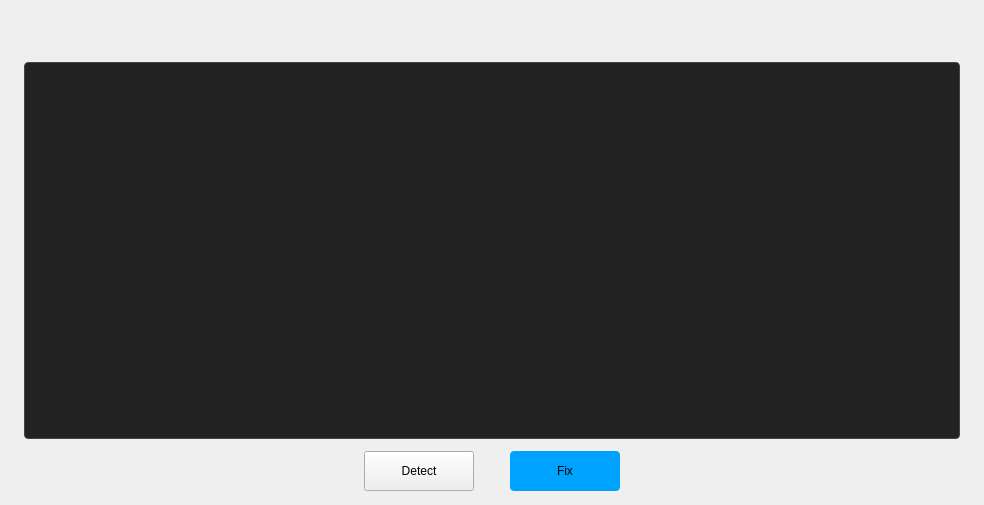
<?xml version="1.0" encoding="UTF-8"?>
<ui version="4.0">
 <class>VulnerabilityPage</class>
 <widget class="QWidget" name="VulnerabilityPage">
  <property name="geometry">
   <rect>
    <x>0</x>
    <y>0</y>
    <width>984</width>
    <height>505</height>
   </rect>
  </property>
  <property name="windowTitle">
   <string>Vulnerability manager</string>
  </property>
  <layout class="QVBoxLayout" name="verticalLayout">
   <property name="spacing">
    <number>10</number>
   </property>
   <property name="leftMargin">
    <number>24</number>
   </property>
   <property name="topMargin">
    <number>16</number>
   </property>
   <property name="rightMargin">
    <number>24</number>
   </property>
   <property name="bottomMargin">
    <number>16</number>
   </property>
   <item>
    <widget class="QWidget" name="widget" native="true">
     <property name="sizePolicy">
      <sizepolicy hsizetype="Preferred" vsizetype="Preferred">
       <horstretch>0</horstretch>
       <verstretch>0</verstretch>
      </sizepolicy>
     </property>
     <property name="minimumSize">
      <size>
       <width>0</width>
       <height>0</height>
      </size>
     </property>
     <property name="maximumSize">
      <size>
       <width>16777215</width>
       <height>16777215</height>
      </size>
     </property>
     <layout class="QHBoxLayout" name="horizontalLayout">
      <property name="spacing">
       <number>0</number>
      </property>
      <property name="leftMargin">
       <number>0</number>
      </property>
      <property name="topMargin">
       <number>0</number>
      </property>
      <property name="rightMargin">
       <number>0</number>
      </property>
      <property name="bottomMargin">
       <number>0</number>
      </property>
     </layout>
    </widget>
   </item>
   <item>
    <widget class="QWidget" name="widget_2" native="true">
     <property name="sizePolicy">
      <sizepolicy hsizetype="Preferred" vsizetype="Preferred">
       <horstretch>0</horstretch>
       <verstretch>0</verstretch>
      </sizepolicy>
     </property>
     <property name="maximumSize">
      <size>
       <width>16777215</width>
       <height>16777215</height>
      </size>
     </property>
     <layout class="QHBoxLayout" name="horizontalLayout_2">
      <property name="spacing">
       <number>0</number>
      </property>
      <property name="leftMargin">
       <number>0</number>
      </property>
      <property name="topMargin">
       <number>0</number>
      </property>
      <property name="rightMargin">
       <number>0</number>
      </property>
      <property name="bottomMargin">
       <number>6</number>
      </property>
      <item>
       <spacer name="horizontalSpacer">
        <property name="orientation">
         <enum>Qt::Horizontal</enum>
        </property>
        <property name="sizeHint" stdset="0">
         <size>
          <width>40</width>
          <height>20</height>
         </size>
        </property>
       </spacer>
      </item>
     </layout>
    </widget>
   </item>
   <item>
    <layout class="QHBoxLayout" name="horizontalLayout_10">
     <item>
      <widget class="QTextBrowser" name="textBrowser">
       <property name="styleSheet">
        <string notr="true">background-color: rgb(34, 34, 34);
color: rgb(255, 255, 255);
gridline-color: rgb(69, 69, 69);
border:1px solid #454545;
border-radius:4px;</string>
       </property>
      </widget>
     </item>
    </layout>
   </item>
   <item>
    <layout class="QHBoxLayout" name="horizontalLayout_3">
     <property name="spacing">
      <number>36</number>
     </property>
     <item>
      <spacer name="horizontalSpacer_3">
       <property name="orientation">
        <enum>Qt::Horizontal</enum>
       </property>
       <property name="sizeHint" stdset="0">
        <size>
         <width>40</width>
         <height>20</height>
        </size>
       </property>
      </spacer>
     </item>
     <item>
      <widget class="QPushButton" name="m_detect">
       <property name="sizePolicy">
        <sizepolicy hsizetype="Fixed" vsizetype="Fixed">
         <horstretch>0</horstretch>
         <verstretch>0</verstretch>
        </sizepolicy>
       </property>
       <property name="minimumSize">
        <size>
         <width>110</width>
         <height>40</height>
        </size>
       </property>
       <property name="maximumSize">
        <size>
         <width>16777215</width>
         <height>36</height>
        </size>
       </property>
       <property name="cursor">
        <cursorShape>PointingHandCursor</cursorShape>
       </property>
       <property name="text">
        <string>Detect</string>
       </property>
      </widget>
     </item>
     <item>
      <widget class="QPushButton" name="m_fix">
       <property name="sizePolicy">
        <sizepolicy hsizetype="Fixed" vsizetype="Fixed">
         <horstretch>0</horstretch>
         <verstretch>0</verstretch>
        </sizepolicy>
       </property>
       <property name="minimumSize">
        <size>
         <width>110</width>
         <height>40</height>
        </size>
       </property>
       <property name="maximumSize">
        <size>
         <width>16777215</width>
         <height>36</height>
        </size>
       </property>
       <property name="cursor">
        <cursorShape>PointingHandCursor</cursorShape>
       </property>
       <property name="styleSheet">
        <string notr="true">border-radius: 4px;
background-color: rgb(0, 162, 255);</string>
       </property>
       <property name="text">
        <string>Fix</string>
       </property>
      </widget>
     </item>
     <item>
      <spacer name="horizontalSpacer_2">
       <property name="orientation">
        <enum>Qt::Horizontal</enum>
       </property>
       <property name="sizeHint" stdset="0">
        <size>
         <width>40</width>
         <height>20</height>
        </size>
       </property>
      </spacer>
     </item>
    </layout>
   </item>
  </layout>
 </widget>
 <resources/>
 <connections/>
</ui>
